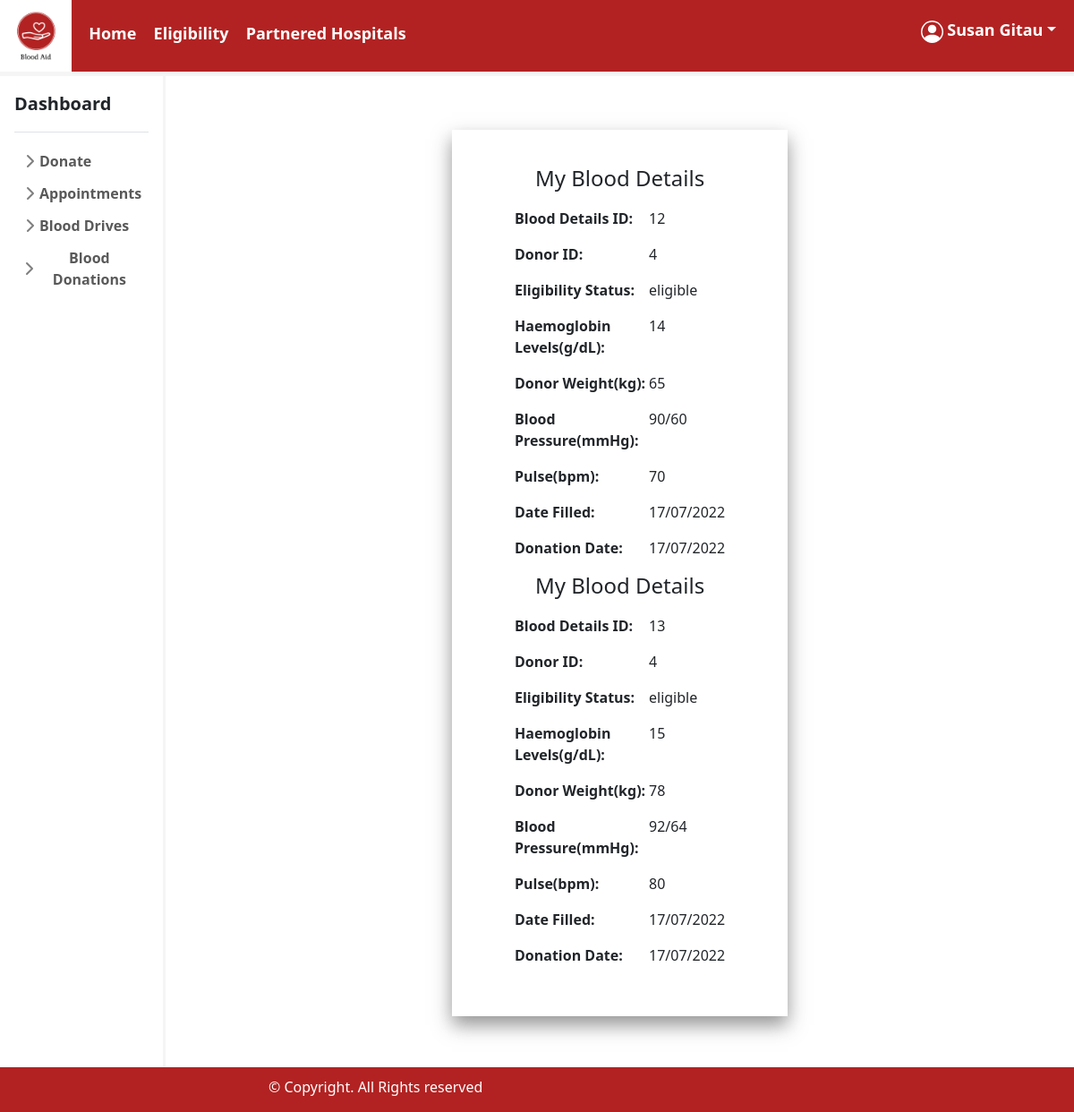
Screenshot of /donate/donorDonationDetails.php (signed in) with the database file from the repository.
### tables this page shows
CREATE TABLE `blood_details` (
  `blood_details_id` int(11) NOT NULL,
  `hospital_id` int(11) NOT NULL,
  `donor_id` int(11) NOT NULL,
  `eligibility_status` varchar(15) NOT NULL,
  `reason` varchar(200) DEFAULT NULL,
  `haemoglobin_levels` float NOT NULL,
  `donor_weight` int(3) NOT NULL,
  `blood_pressure` varchar(5) NOT NULL,
  `pulse` int(3) NOT NULL,
  `date_filled` datetime NOT NULL,
  `donation_status` varchar(10) NOT NULL DEFAULT 'pending'
);

CREATE TABLE `donation` (
  `donation_id` int(11) NOT NULL,
  `donation_date` date NOT NULL,
  `blood_details_id` int(11) NOT NULL,
  `hospital_id` int(11) NOT NULL,
  `results_status` varchar(15) NOT NULL DEFAULT 'pending'
);

### donate/donorDonationDetails.php (the view, shortened to what this page needs)
<?php
include('../connection/connect.php');
$id = $_SESSION['id']??null;
$sql = "SELECT * FROM blood_details WHERE donor_id = '$id'";
$result = $connection->query($sql);
?>
<!DOCTYPE html>
<html>
    <head>
        <link href="https://cdn.jsdelivr.net/npm/bootstrap@5.2.0-beta1/dist/css/bootstrap.min.css" rel="stylesheet">
        <link href = "https://code.jquery.com/ui/1.10.4/themes/blitzer/jquery-ui.css" rel = "stylesheet">
        <link href = "../css/styles.css" rel = "stylesheet">
    </head>
    <body>
        <header>
        <nav>
            <img id="logo" src="../images/Logo.png" width="80"height="80">
            <a href="../homepage.php" style="margin-left:15px;">Home</a>
            <a href="../donation_requirements.php" style="margin-left:15px;">Eligibility</a>
            <a href="../RegisteredHospitals.php" style="margin-left:15px;">Partnered Hospitals</a>
                <a href = ''style = "float: right;margin-right: 20px; padding-top:20px;" class = 'dropdown-toggle password' id = 'user' data-bs-toggle="dropdown">&nbsp;<?php echo $_SESSION['name']??null;?></a>
            </nav>
        </header>
        <main class="donor_land">
        <div class="flex-shrink-1 p-3 bg-white" id="dash">
    <a href="../donor_page.php" class="d-flex align-items-center pb-3 mb-3 link-dark text-decoration-none border-bottom">
      <span class="fs-5 fw-semibold">Dashboard</span>
    </a>
    <ul class="list-unstyled ps-0">
        <li class="mb-1">
        <button class="btn btn-toggle d-inline-flex align-items-center rounded border-0 collapsed" data-bs-toggle="collapse" data-bs-target="#donate-collapse" aria-expanded="false">
          Donate
        </button>
      </li>
      <li class="mb-1">
        <button class="btn btn-toggle d-inline-flex align-items-center rounded border-0 collapsed" data-bs-toggle="collapse" data-bs-target="#appointment-collapse" aria-expanded="false">
          Appointments
        </button>
      </li>
      <li class="mb-1">
        <button class="btn btn-toggle d-inline-flex align-items-center rounded border-0 collapsed" data-bs-toggle="collapse" data-bs-target="#drive-collapse" aria-expanded="false">
          Blood Drives
        </button>
      </li>
      <li class="mb-1">
        <button class="btn btn-toggle d-inline-flex align-items-center rounded border-0 collapsed" data-bs-toggle="collapse" data-bs-target="#donations-collapse" aria-expanded="false">
          Blood Donations
        </button>
      </li>
    </ul>
  </div>
            <br/><br/>
        <div class="container">
                <div class="row">
                    <div class = 'col'></div>
                    <div class = 'col-md-auto box-shadow hospital_profile'><?php
                    if (mysqli_num_rows($result) > 0){
                        while($row = mysqli_fetch_assoc($result)){
                          $details_id = $row['blood_details_id'];
                          $sql_donation = "SELECT donation_date FROM donation WHERE blood_details_id = $details_id";
                          $result_donation = $connection->query($sql_donation);
                          if (mysqli_num_rows($result_donation) > 0){
                          ?>
                            <form method = 'post' action = '../connection/updatehospital.php?id=<?php echo $hospital_id?>'>
                            <h4 style = 'padding-bottom:10px;text-align:center'>My Blood Details</h4>
                            <?php
                                echo "
                                <p><b><label>Blood Details ID: </label></b>".$row['blood_details_id']."</p>";
                                echo "<p><b><label>Donor ID: </label></b>".$row['donor_id']."</p>";
                                echo "<p><b><label>Eligibility Status: </label></b></b>".$row['eligibility_status']."</p>";
                                echo "<p><b><label>Haemoglobin Levels(g/dL): </label></b>".$row['haemoglobin_levels']."</p>";
                                echo "<p><b><label>Donor Weight(kg): </label></b></b>".$row['donor_weight']."</p>";
                                echo "<p><b><label>Blood Pressure(mmHg): </label></b></b>".$row['blood_pressure']."</p>";
                                echo "<p><b><label>Pulse(bpm): </label></b></b>".$row['pulse']."</p>";
                                echo "<p><b><label>Date Filled: </label></b></b>".date('d/m/Y',strtotime($row['date_filled']))."</p>";
                                while($row_don = mysqli_fetch_assoc($result_donation)){
                                  echo "<p><b><label>Donation Date: </label></b></b>".date('d/m/Y', strtotime($row_don['donation_date']))."</p>";
                                }
                              }
                            }
                    }else{
                        echo "<script>alert('Blood details not found!');window.location.href='../donor_page.php'</script>";
                    }
                    ?>
                            </form>
                        </div>
                    <div class = 'col'></div>
                </div>
            </div>
        </main>
        <footer class = 'sidenav_footer'>
            <p>&#169; Copyright. All Rights reserved</p>
        </footer>
    </body>
</html>

### css/styles.css (style rules this page uses)
.box-shadow { -webkit-box-shadow: 0px 10px 20px 0px rgba(50, 50, 50, 0.52); -moz-box-shadow: 0px 10px 20px 0px hsla(0, 0%, 20%, 0.52); box-shadow: 0px 10px 20px 0px rgba(50, 50, 50, 0.52) }
form { padding:20px 50px; font-weight: 500; }
.hospital_profile { margin-bottom:57px; padding: 20px; margin-top: 60px; }
label { display:inline-flex; width:150px; }
nav a { color:white; text-decoration: none; font-weight: bold; font-size: large; }
nav { top:0; width:100%; border-bottom: solid whitesmoke 5px; color:white; background-color: #b22222; }
footer { color:white; background-color: #b22222; height:50px; padding-left:20px; padding-top:10px; }
#logo { padding: 0; }
.sidenav_footer { padding-left: 300px; }
.donor_land { display:flex; }
.btn-toggle { padding: .25rem .5rem; font-weight: 600; color: rgba(0, 0, 0, .65); background-color: transparent; }
.btn-toggle::before { width: 1.25em; line-height: 0; transition: transform .35s ease; transform-origin: .5em 50%; }
#dash { border-right:solid whitesmoke; }

### rows the page displays
blood_details: blood_details_id "12", donor "4", eligibility_status "eligible", haemoglobin_levels "14", donor_weight "65", blood_pressure "90/60", pulse "70", date_filled "17/07/2022"
donation: donation_date "17/07/2022"
blood_details: blood_details_id "13", donor "4", eligibility_status "eligible", haemoglobin_levels "15", donor_weight "78", blood_pressure "92/64", pulse "80", date_filled "17/07/2022"
donation: donation_date "17/07/2022"

### other values shown
$_SESSION['name'] "Susan Gitau"
